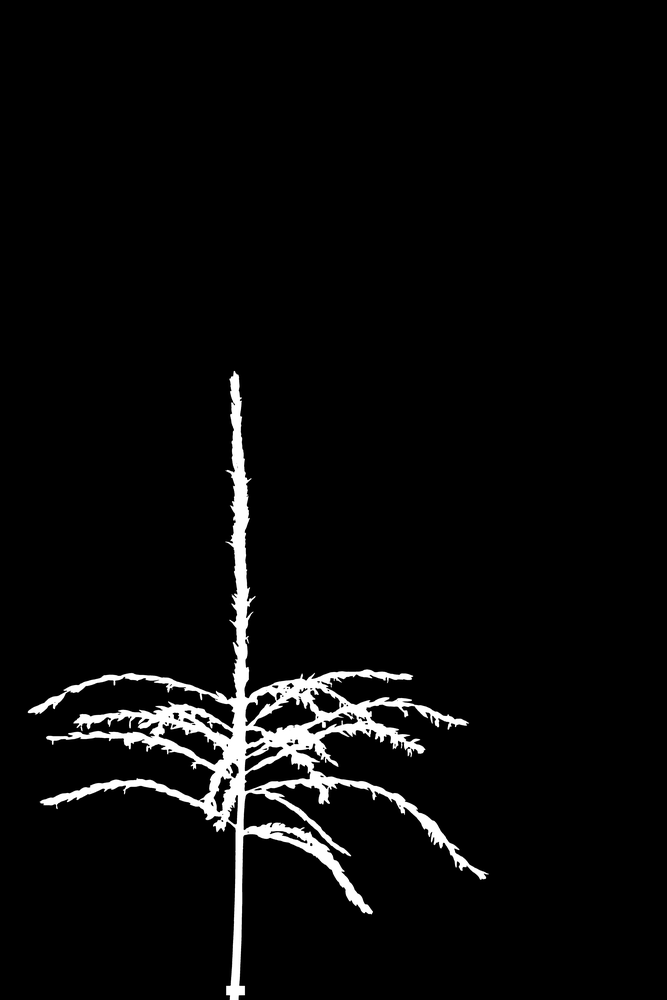
#> input picture python/bwmorphinPython/2/C301B-1-07252017-2K7A2124.png, 667 x 1000 px, shrunk from 5792 x 8688 before the run
$ python testBwMoprh.py   (older library calls are emulated)
#> lines starting #> are read from the running program, lines starting #| are printed output that depends on the picture; after the words box and inside, x2 and y2 are one past the last pixel; in counts of white or black regions, pixels touching at a corner belong together
### python/bwmorphinPython/2/bwmorph_thin.py
import numpy as np
from scipy import ndimage as ndi

# lookup tables for bwmorph_thin

G123_LUT = np.array([0, 0, 0, 0, 0, 0, 0, 0, 0, 0, 0, 0, 0, 0, 1, 0, 0, 0, 0, 0, 1, 0, 1,
       0, 0, 0, 0, 0, 1, 0, 1, 0, 0, 0, 0, 0, 0, 0, 0, 0, 0, 0, 0, 0, 0, 0,
       0, 0, 0, 0, 0, 0, 1, 0, 1, 0, 1, 0, 0, 0, 1, 0, 1, 0, 0, 0, 0, 0, 0,
       0, 0, 0, 0, 0, 0, 0, 0, 0, 0, 0, 1, 0, 0, 0, 1, 0, 1, 0, 1, 0, 0, 0,
       1, 0, 1, 0, 0, 0, 0, 0, 0, 0, 0, 0, 0, 0, 0, 0, 0, 0, 0, 0, 1, 0, 0,
       0, 1, 0, 1, 0, 1, 0, 0, 0, 1, 0, 1, 0, 0, 0, 0, 0, 0, 0, 0, 0, 0, 0,
       0, 0, 0, 0, 0, 0, 0, 0, 0, 0, 0, 0, 0, 0, 0, 0, 0, 0, 0, 0, 0, 0, 0,
       0, 0, 0, 0, 0, 0, 0, 0, 0, 0, 0, 0, 0, 0, 0, 0, 0, 0, 0, 0, 0, 0, 0,
       0, 0, 0, 0, 0, 0, 0, 0, 0, 1, 0, 0, 0, 0, 0, 0, 0, 0, 0, 0, 0, 0, 0,
       0, 1, 1, 0, 0, 1, 0, 0, 0, 1, 1, 0, 0, 1, 0, 0, 0, 1, 1, 0, 0, 0, 0,
       0, 0, 0, 0, 0, 0, 0, 0, 0, 0, 1, 1, 0, 0, 1, 0, 0, 0, 1, 1, 0, 0, 1,
       0, 0, 0], dtype=np.bool)

G123P_LUT = np.array([0, 0, 0, 0, 0, 1, 0, 1, 0, 0, 0, 0, 0, 1, 1, 1, 0, 0, 0, 0, 0, 0, 0,
       0, 0, 0, 0, 0, 1, 1, 1, 1, 0, 0, 0, 0, 0, 0, 0, 0, 0, 0, 0, 0, 0, 0,
       0, 0, 0, 0, 0, 0, 0, 0, 0, 0, 0, 0, 0, 0, 0, 0, 0, 0, 0, 1, 0, 1, 0,
       1, 0, 1, 0, 0, 0, 0, 0, 1, 0, 1, 0, 0, 0, 0, 0, 0, 0, 0, 0, 0, 0, 0,
       0, 0, 0, 0, 0, 1, 0, 1, 0, 1, 0, 1, 0, 0, 0, 0, 0, 0, 0, 0, 0, 0, 0,
       0, 0, 0, 0, 0, 0, 0, 0, 0, 0, 0, 0, 0, 0, 0, 0, 1, 0, 1, 0, 1, 0, 0,
       0, 0, 0, 1, 0, 1, 0, 0, 0, 0, 0, 0, 0, 0, 0, 0, 0, 0, 0, 1, 0, 1, 0,
       0, 0, 0, 0, 0, 0, 0, 0, 0, 0, 0, 0, 0, 0, 0, 0, 0, 0, 0, 0, 0, 0, 0,
       0, 0, 0, 0, 0, 0, 0, 0, 0, 1, 0, 1, 0, 1, 0, 1, 0, 0, 0, 0, 0, 1, 0,
       1, 0, 0, 0, 0, 0, 0, 0, 0, 0, 0, 0, 0, 0, 0, 0, 0, 1, 1, 0, 1, 0, 1,
       0, 1, 0, 0, 0, 0, 0, 0, 0, 0, 0, 0, 0, 0, 0, 0, 0, 0, 0, 0, 0, 0, 0,
       0, 0, 0], dtype=np.bool)

def bwmorph_thin(image, n_iter=None):
    """
    Perform morphological thinning of a binary image

    Parameters
    ----------
    image : binary (M, N) ndarray
        The image to be thinned.

    n_iter : int, number of iterations, optional
        Regardless of the value of this parameter, the thinned image
        is returned immediately if an iteration produces no change.
        If this parameter is specified it thus sets an upper bound on
        the number of iterations performed.

    Returns
    -------
    out : ndarray of bools
        Thinned image.

    See also
    --------
    skeletonize

    Notes
    -----
    This algorithm [1]_ works by making multiple passes over the image,
    removing pixels matching a set of criteria designed to thin
    connected regions while preserving eight-connected components and
    2 x 2 squares [2]_. In each of the two sub-iterations the algorithm
    correlates the intermediate skeleton image with a neighborhood mask,
    then looks up each neighborhood in a lookup table indicating whether
    the central pixel should be deleted in that sub-iteration.

    References
    ----------
    .. [1] Z. Guo and R. W. Hall, "Parallel thinning with
           two-subiteration algorithms," Comm. ACM, vol. 32, no. 3,
           pp. 359-373, 1989.
    .. [2] Lam, L., Seong-Whan Lee, and Ching Y. Suen, "Thinning
           Methodologies-A Comprehensive Survey," IEEE Transactions on
           Pattern Analysis and Machine Intelligence, Vol 14, No. 9,
           September 1992, p. 879

    Examples
    --------
    >>> square = np.zeros((7, 7), dtype=np.uint8)
    >>> square[1:-1, 2:-2] = 1
    >>> square[0,1] =  1
    >>> square
    array([[0, 1, 0, 0, 0, 0, 0],
           [0, 0, 1, 1, 1, 0, 0],
           [0, 0, 1, 1, 1, 0, 0],
           [0, 0, 1, 1, 1, 0, 0],
           [0, 0, 1, 1, 1, 0, 0],
           [0, 0, 1, 1, 1, 0, 0],
           [0, 0, 0, 0, 0, 0, 0]], dtype=uint8)
    >>> skel = bwmorph_thin(square)
    >>> skel.astype(np.uint8)
    array([[0, 1, 0, 0, 0, 0, 0],
           [0, 0, 1, 0, 0, 0, 0],
           [0, 0, 0, 1, 0, 0, 0],
           [0, 0, 0, 1, 0, 0, 0],
           [0, 0, 0, 1, 0, 0, 0],
           [0, 0, 0, 0, 0, 0, 0],
           [0, 0, 0, 0, 0, 0, 0]], dtype=uint8)
    """
    # check parameters
    if n_iter is None:
        n = -1
    elif n_iter <= 0:
        raise ValueError('n_iter must be > 0')
    else:
        n = n_iter

    # check that we have a 2d binary image, and convert it
    # to uint8
    skel = np.array(image).astype(np.uint8)

    if skel.ndim != 2:
        raise ValueError('2D array required')
    if not np.all(np.in1d(image.flat,(0,1))):
        raise ValueError('Image contains values other than 0 and 1')

    # neighborhood mask
    mask = np.array([[ 8,  4,  2],
                     [16,  0,  1],
                     [32, 64,128]],dtype=np.uint8)

    # iterate either 1) indefinitely or 2) up to iteration limit
    while n != 0:
        before = np.sum(skel) # count points before thinning

        # for each subiteration
        for lut in [G123_LUT, G123P_LUT]:
            # correlate image with neighborhood mask
            N = ndi.correlate(skel, mask, mode='constant')
            # take deletion decision from this subiteration's LUT
            D = np.take(lut, N)
            # perform deletion
            skel[D] = 0

        after = np.sum(skel) # coint points after thinning

        if before == after:
            # iteration had no effect: finish
            break

        # count down to iteration limit (or endlessly negative)
        n -= 1

    return skel.astype(np.bool)

"""
# here's how to make the LUTs
def nabe(n):
    return np.array([n>>i&1 for i in range(0,9)]).astype(np.bool)
def hood(n):
    return np.take(nabe(n), np.array([[3, 2, 1],
                                      [4, 8, 0],
                                      [5, 6, 7]]))
def G1(n):
    s = 0
    bits = nabe(n)
    for i in (0,2,4,6):
        if not(bits[i]) and (bits[i+1] or bits[(i+2) % 8]):
            s += 1
    return s==1

g1_lut = np.array([G1(n) for n in range(256)])
def G2(n):
    n1, n2 = 0, 0
    bits = nabe(n)
    for k in (1,3,5,7):
        if bits[k] or bits[k-1]:
            n1 += 1
        if bits[k] or bits[(k+1) % 8]:
            n2 += 1
    return min(n1,n2) in [2,3]
g2_lut = np.array([G2(n) for n in range(256)])
g12_lut = g1_lut & g2_lut
def G3(n):
    bits = nabe(n)
    return not((bits[1] or bits[2] or not(bits[7])) and bits[0])
def G3p(n):
    bits = nabe(n)
    return not((bits[5] or bits[6] or not(bits[3])) and bits[4])
g3_lut = np.array([G3(n) for n in range(256)])
g3p_lut = np.array([G3p(n) for n in range(256)])
g123_lut  = g12_lut & g3_lut
g123p_lut = g12_lut & g3p_lut
"""

### python/bwmorphinPython/2/testBwMoprh.py
import numpy as np
from bwmorph_thin import bwmorph_thin
import cv2
import numpy as np
#import image
import scipy
from numpy import genfromtxt
#im = genfromtxt('asghar.csv', delimiter=',')
im = cv2.imread("C301B-1-07252017-2K7A2124.png")
#> im is the input picture: shape (1000, 667, 3); min 0, max 255, mean 9.7
print (type(im))
#| <class 'numpy.ndarray'>
print (np.shape(im))
#| (1000, 667, 3)
#print(im)
#square = im
square = np.flatnonzero(im)
print(np.shape(square))
#| (107469,)
#print (square)
#print (np.flatnonzero(im))
print(im)
#> (printed output is left out)
im[im>0]=1
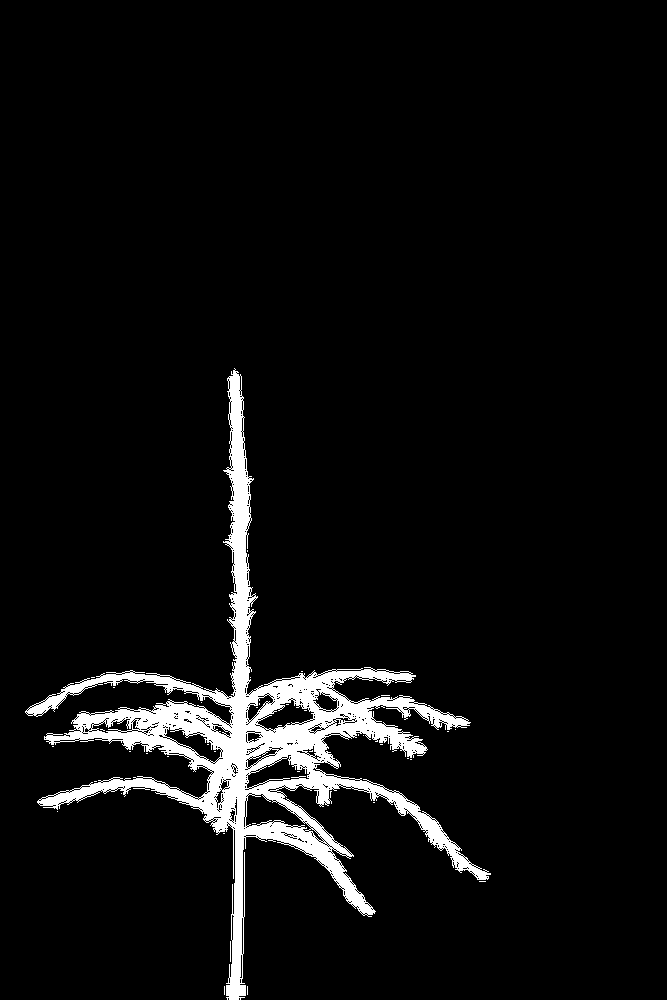
#> im: shape (1000, 667, 3); values 0 (black) and 1 (white), 5.4% white; 40 white regions (38 under 20 px), largest, box (x1, y1, x2, y2) and area: (25, 368, 491, 1000) 35686, (230, 941, 231, 962) 21
print ("OK")
im2 = im[:,:,0]
print(np.shape(im2))
#| (1000, 667)
'''square = np.zeros((7, 7), dtype=np.uint8)
square[1:-1, 2:-2] = 1
square[0,1] =  1'''
print ("Beforeeeeeeeeeeeeee")
skel = bwmorph_thin(im2)
#> the loop in bwmorph_thin, `while n != 0:` made 22 passes
#> (before, after) on passes 1 to 12: (35823, 31907), (31907, 28112), (28112, 24420), (24420, 20955), (20955, 18389), (18389, 16527), (16527, 15236), (15236, 14366), (14366, 13856), (13856, 13553), (13553, 13369), (13369, 13265)
#> after the loop in bwmorph_thin, `while n != 0:`:
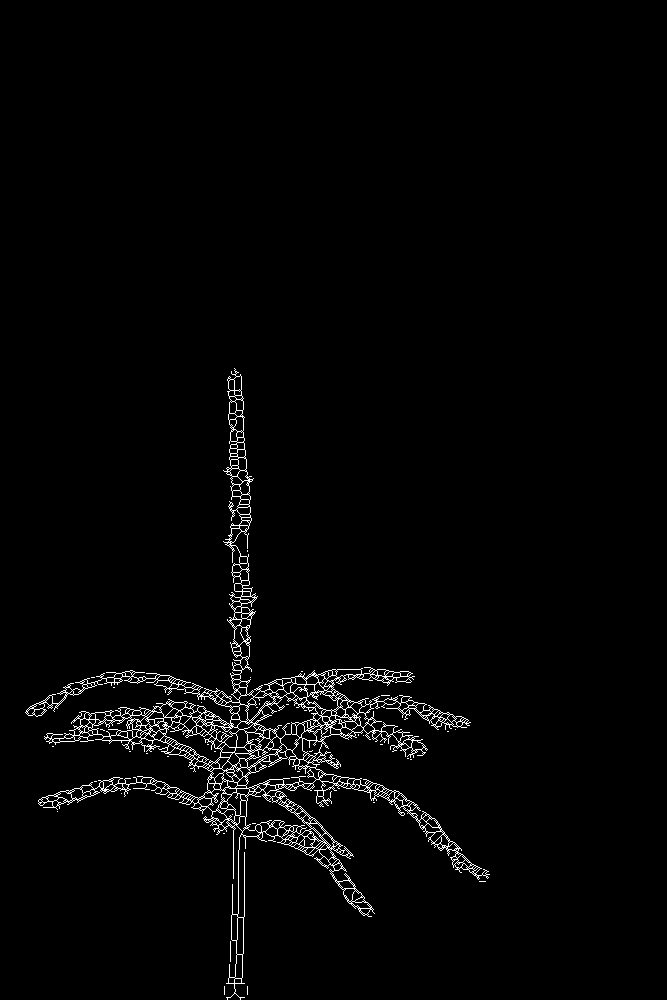
#> skel: shape (1000, 667); values 0 (black) and 1 (white), 2% white in thin lines or dots, all inside (x1, y1, x2, y2) = (25, 368, 490, 1000)
#> after the loop in bwmorph_thin, `while n != 0:`: n = -22
print(skel)
#> (printed output is left out)
print ("Afterrrrrrrrrrrrrrrrrr")
skel2=skel.astype(np.uint8)
print(skel2)
#> (printed output is left out)
#np.savetxt("foo.csv", skel2, delimiter=",")
cv2.imwrite("face2.png", skel2)
#> (the run stopped early here; a loop or call above may not have finished)
